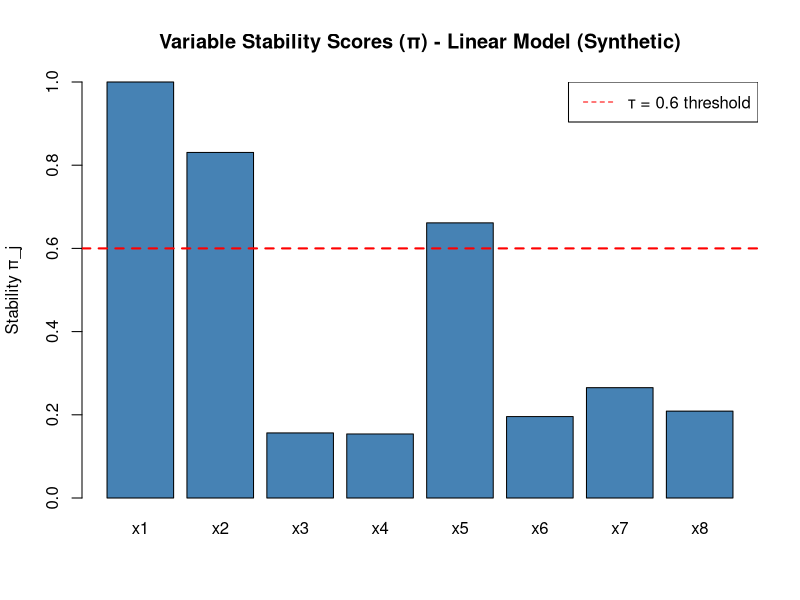

Write the R code that produced this figure.
## ---- chunk 1
knitr::opts_chunk$set(
  echo = TRUE,
  message = FALSE,
  warning = FALSE,
  fig.width = 10,
  fig.height = 6
)
set.seed(42)
## ---- chunk 2
# Synthetic Gaussian data

n <- 200; p <- 8
X_linear <- as.data.frame(matrix(rnorm(n * p), n, p))
names(X_linear) <- paste0("x", 1:p)

beta <- c(2, -1.5, 0, 0, 1, rep(0, p - 5))
y_linear <- as.numeric(as.matrix(X_linear) %*% beta + rnorm(n, sd = 1.0))

# Synthetic Logistic data

n2 <- 240; p2 <- 6
X_logistic <- as.data.frame(matrix(rnorm(n2 * p2), n2, p2))
names(X_logistic) <- paste0("x", 1:p2)

linlp <- 0.6 + 1.0 * X_logistic$x1 - 1.2 * X_logistic$x2 + 0.8 * X_logistic$x5
pr <- 1 / (1 + exp(-linlp))
y_logistic <- rbinom(n2, 1, pr)

## ---- chunk 3

# -------------------------------------------------------------

# Section 2: Core Helper Functions

# -------------------------------------------------------------

## 2.1 Function: Fit Model and Return AIC

##

## This helper function is used by Algorithm 1 (multi-path forward selection).

## It fits either a Gaussian or Binomial GLM with a given set of variables

## and returns the AIC. It supports:

## - empty model (intercept-only)

## - subset of predictors by column index

##

## This version is optimized for clarity, consistency, and package integration.

# -------------------------------------------------------------

#' Compute AIC for a model with selected predictors
#'
#' @param X A data frame of predictors (n × p)
#' @param y Response vector of length n
#' @param vars Integer vector of column indices to include (empty = intercept-only)
#' @param model_type Either "gaussian" or "binomial"
#'
#' @return Numeric AIC value
#'
fit_model_aic <- function(X, y, vars, model_type = c("gaussian", "binomial")) {
model_type <- match.arg(model_type)

# Empty model (intercept only)

if (length(vars) == 0) {
df <- data.frame(y = y)
fam <- if (model_type == "gaussian") gaussian() else binomial()
fit <- glm(y ~ 1, data = df, family = fam)
return(AIC(fit))
}

# Data frame with selected predictors

df <- data.frame(y = y, X[, vars, drop = FALSE])

fam <- if (model_type == "gaussian") gaussian() else binomial()
fit <- glm(y ~ ., data = df, family = fam)

AIC(fit)
}

# Quick internal test (Gaussian example)

test_aic_empty <- fit_model_aic(
X = X_linear,
y = y_linear,
vars = integer(0),
model_type = "gaussian"
)

test_aic_two_vars <- fit_model_aic(
X = X_linear,
y = y_linear,
vars = c(1, 2),
model_type = "gaussian"
)

cat("Test: Intercept-only AIC =", round(test_aic_empty, 3), "\n")
cat("Test: AIC with x1 + x2 =", round(test_aic_two_vars, 3), "\n")

## ---- chunk 4
#' Algorithm 1: Multiple-Path Forward Selection
#'
#' @param X data frame of predictors
#' @param y response vector
#' @param model_type "gaussian" or "binomial"
#' @param K maximum number of steps (defaults to min(p, 10))
#' @param eps minimum AIC improvement to expand (default 1e-6)
#' @param delta AIC tolerance for keeping near-ties (default 2)
#' @param L max models to keep per step (default 50)
#'
#' @return list with:
#' - var_names: predictor names
#' - step_models: models at each step (list of lists)
#' - step_AICs: corresponding AICs

multi_path_forward <- function(
X, y,
model_type = c("gaussian", "binomial"),
K = NULL,
eps = 1e-6,
delta = 2,
L = 50
) {
model_type <- match.arg(model_type)
X <- as.data.frame(X)

n <- nrow(X)
p <- ncol(X)
var_names <- colnames(X)

if (is.null(K)) K <- min(p, 10)

#Helper to create unique key for model

model_key <- function(idx) {
if (length(idx) == 0) return("")
paste(sort(idx), collapse = ",")
}

#Initialize: parent is empty model (intercept only)

parent_models <- list(integer(0))
parent_AICs <- fit_model_aic(X, y, vars = integer(0), model_type = model_type)

step_models <- list()
step_AICs <- list()

for (k in seq_len(K)) {
cat("Step", k, ": Processing", length(parent_models), "parent model(s)...\n")

children_list <- list()
children_AICs <- numeric(0)
children_keys <- character(0)

# For each parent, generate all possible children
for (m in seq_along(parent_models)) {
  parent_idx <- parent_models[[m]]
  parent_aic <- parent_AICs[m]

  remaining <- setdiff(seq_len(p), parent_idx)
  if (length(remaining) == 0) next  # No more variables to add

  cand_models <- list()
  cand_AICs <- numeric(0)

  # Try adding each remaining variable
  for (j in remaining) {
    child_idx <- sort(c(parent_idx, j))
    aic_child <- fit_model_aic(X, y, vars = child_idx, model_type = model_type)
    cand_models[[length(cand_models) + 1]] <- child_idx
    cand_AICs[length(cand_AICs) + 1] <- aic_child
  }

  if (length(cand_AICs) == 0) next

  best_child_AIC <- min(cand_AICs)

  # Check: is there at least eps improvement?
  if ((parent_aic - best_child_AIC) < eps) {
    cat("  Parent", m, ": No improvement >= eps, stopping expansion.\n")
    next
  }

  # Keep children within delta of best child's AIC
  keep_idx <- which(cand_AICs <= best_child_AIC + delta)
  for (i_keep in keep_idx) {
    child_idx <- cand_models[[i_keep]]
    aic_child <- cand_AICs[i_keep]
    key <- model_key(child_idx)

    children_list[[length(children_list) + 1]] <- child_idx
    children_AICs[length(children_AICs) + 1] <- aic_child
    children_keys[length(children_keys) + 1] <- key
  }
}

# If no children generated, stop
if (length(children_list) == 0) {
  cat("No further improvement. Stopping.\n")
  break
}

# Deduplicate: keep best AIC per unique model key
df_children <- data.frame(
  key = children_keys,
  AIC = children_AICs,
  stringsAsFactors = FALSE
)

agg <- aggregate(AIC ~ key, data = df_children, FUN = min)
agg <- agg[order(agg$AIC), ]

# Cap at L models
if (!is.null(L) && nrow(agg) > L) {
  agg <- agg[seq_len(L), ]
}

cat("  Step", k, "produced", nrow(agg), "unique model(s) after dedup/cap.\n")

# Convert keys back to index vectors
new_parents <- vector("list", nrow(agg))
new_AICs <- numeric(nrow(agg))

for (i in seq_len(nrow(agg))) {
  key <- agg$key[i]
  if (key == "") {
    idx <- integer(0)
  } else {
    idx <- as.integer(strsplit(key, ",")[[1]])
  }
  new_parents[[i]] <- idx
  new_AICs[i] <- agg$AIC[i]
}

step_models[[k]] <- new_parents
step_AICs[[k]] <- new_AICs

parent_models <- new_parents
parent_AICs <- new_AICs

}

cat("\n=== Algorithm 1 Complete ===\n")

list(
var_names = var_names,
step_models = step_models,
step_AICs = step_AICs
)
}

#Run on linear example

cat("\n### RUNNING ALGORITHM 1: LINEAR REGRESSION (Synthetic) ###\n\n")
mp_full_linear <- multi_path_forward(
X = X_linear, y = y_linear,
model_type = "gaussian",
K = NULL, # auto: min(p, 10)
eps = 1e-6,
delta = 2,
L = 50
)

Summary

cat("\nModels per step:\n")
print(sapply(mp_full_linear$step_models, length))
## ---- chunk 5
#' Algorithm 2: Compute variable stability via resampling
#'
#' @param X data frame of predictors
#' @param y response vector
#' @param model_type "gaussian" or "binomial"
#' @param B number of resamples (default 50)
#' @param resample_type "bootstrap" or "subsample"
#' @param m subsample size (ignored if bootstrap; default sqrt(n))
#' @param K, eps, delta, L parameters for Algorithm 1
#'
#' @return numeric vector of stability scores (one per predictor)

compute_stability <- function(
X, y,
model_type = c("gaussian", "binomial"),
B = 50,
resample_type = c("bootstrap", "subsample"),
m = NULL,
K = NULL,
eps = 1e-6,
delta = 2,
L = 50
) {
model_type <- match.arg(model_type)
resample_type <- match.arg(resample_type)

X <- as.data.frame(X)
n <- nrow(X)
p <- ncol(X)
var_names <- colnames(X)

if (is.null(m)) m <- ceiling(sqrt(n))

#Matrix to store proportions: rows = resamples, cols = variables

Z <- matrix(0, nrow = B, ncol = p)
colnames(Z) <- var_names

for (b in seq_len(B)) {
if (b %% 10 == 0) cat("Resample", b, "/", B, "\n")

# Generate resample
if (resample_type == "bootstrap") {
  idx <- sample(seq_len(n), size = n, replace = TRUE)
} else {
  idx <- sample(seq_len(n), size = m, replace = FALSE)
}

Xb <- X[idx, , drop = FALSE]
yb <- y[idx]

# Run multi-path search on resample
mp_b <- multi_path_forward(
  X = Xb, y = yb,
  model_type = model_type,
  K = K,
  eps = eps,
  delta = delta,
  L = L
)

# Collect all models from this resample
all_models_b <- unlist(mp_b$step_models, recursive = FALSE)

if (length(all_models_b) == 0) {
  # No models found in this resample
  next
}

M <- length(all_models_b)

# For each variable, count how many models contain it
for (j in seq_len(p)) {
  count_j <- sum(vapply(
    all_models_b,
    function(idx) j %in% idx,
    logical(1)
  ))
  Z[b, j] <- count_j / M
}

}

#Average over resamples

pi <- colMeans(Z)

cat("\n=== Algorithm 2 Complete ===\n")
cat("Stability scores (π):\n")
print(round(pi, 3))

return(pi)
}

#Run on linear example (B=20 for speed; use B=50+ in final submission)

cat("\n### RUNNING ALGORITHM 2: STABILITY (LINEAR, Synthetic) ###\n\n")
stability_pi_linear <- compute_stability(
X = X_linear, y = y_linear,
model_type = "gaussian",
B = 20, # Reduced for knitting speed; increase to 50 for final
resample_type = "bootstrap",
K = NULL,
eps = 1e-6,
delta = 2,
L = 50
)

#Visualize

barplot(
stability_pi_linear,
main = "Variable Stability Scores (π) - Linear Model (Synthetic)",
ylab = "Stability π_j",
ylim = c(0, 1),
col = "steelblue"
)
abline(h = 0.6, lty = 2, col = "red", lwd = 2)
legend("topright", legend = "τ = 0.6 threshold", lty = 2, col = "red")



## ---- chunk 6

# ---------------------------------------------------------
# Algorithm 3: Plausible Model Selection
# ---------------------------------------------------------
# Combines:
#  • AIC quality (within Δ of best model)
#  • Stability (average π ≥ τ)
# ---------------------------------------------------------

#' Algorithm 3: Select plausible, stable models
#'
#' @param mp_full Output list from Algorithm 1
#' @param stability_pi Named vector of stability scores (Algorithm 2)
#' @param Delta AIC tolerance (default = 2)
#' @param tau Minimum average stability threshold (default = 0.6)
#'
#' @return Data frame of plausible models:
#'   columns = key, AIC, AIC_diff, size, vars, avg_stability
#'
select_plausible_models <- function(
    mp_full,
    stability_pi,
    Delta = 2,
    tau = 0.6
) {

  var_names <- mp_full$var_names
  step_models <- mp_full$step_models
  step_AICs <- mp_full$step_AICs

  # Helper: unique key for a set of variables
  model_key <- function(idx) {
    if (length(idx) == 0) return("")
    paste(sort(idx), collapse = ",")
  }

  # Flatten all models and AICs
  all_models <- unlist(step_models, recursive = FALSE)
  all_AICs <- unlist(step_AICs)

  if (length(all_models) == 0) {
    cat("No models generated!\n")
    return(data.frame())
  }

  # Create model keys
  keys <- vapply(all_models, model_key, character(1))

  df <- data.frame(
    key = keys,
    AIC = all_AICs,
    stringsAsFactors = FALSE
  )

  # Aggregate by model key → keep minimum AIC per model
  agg <- aggregate(AIC ~ key, data = df, FUN = min)

  # Remove intercept-only model
  agg <- agg[agg$key != "", ]

  if (nrow(agg) == 0) {
    cat("No non-intercept models!\n")
    return(data.frame())
  }

  # Compute AIC differences
  best_AIC <- min(agg$AIC)
  agg$AIC_diff <- agg$AIC - best_AIC

  # Filter by AIC ≤ best + Delta
  plausible <- agg[agg$AIC_diff <= Delta, ]

  if (nrow(plausible) == 0) {
    cat("No models within AIC window!\n")
    return(data.frame())
  }

  # Compute size and stability
  size      <- integer(nrow(plausible))
  avg_stab  <- numeric(nrow(plausible))
  vars_str  <- character(nrow(plausible))

  for (i in seq_len(nrow(plausible))) {
    key <- plausible$key[i]
    idx <- as.integer(strsplit(key, ",")[[1]])

    size[i] <- length(idx)
    these_vars <- var_names[idx]
    vars_str[i] <- paste(these_vars, collapse = " + ")

    # Stability of the variables in this model
    avg_stab[i] <- mean(stability_pi[these_vars])
  }

  plausible$size <- size
  plausible$vars <- vars_str
  plausible$avg_stability <- avg_stab

  # Filter by stability threshold τ
  plausible_final <- plausible[plausible$avg_stability >= tau, ]

  if (nrow(plausible_final) == 0) {
    cat("Warning: No models meet stability threshold τ =", tau, "\n")
    cat("Returning all models in AIC window.\n")
    plausible_final <- plausible
  }

  # Order by AIC
  plausible_final <- plausible_final[order(plausible_final$AIC), ]

  cat("\n=== Algorithm 3 Complete ===\n")
  cat("Selected", nrow(plausible_final), "plausible model(s).\n")

  return(plausible_final)
}

# Run on synthetic linear example
cat("\n### RUNNING ALGORITHM 3: PLAUSIBLE MODELS (LINEAR, Synthetic) ###\n\n")
plausible_linear <- select_plausible_models(
  mp_full = mp_full_linear,
  stability_pi = stability_pi_linear,
  Delta = 2,
  tau = 0.6
)

cat("\n### FINAL PLAUSIBLE MODELS (Linear Regression, Synthetic) ###\n")
print(plausible_linear[, c("AIC", "AIC_diff", "size", "vars", "avg_stability")])


## ---- chunk 7
#' Algorithm 4: Complete Multi-Path AIC Pipeline
#'
#' Runs all three algorithms in sequence and returns results.
#'
#' @param X data frame of predictors
#' @param y response vector
#' @param model_type "gaussian" or "binomial"
#' @param K, eps, delta, L Algorithm 1 parameters
#' @param B, resample_type, m Algorithm 2 parameters
#' @param Delta, tau Algorithm 3 parameters
#'
#' @return list with:
#' - mp_full: Algorithm 1 output
#' - stability_pi: Algorithm 2 output
#' - plausible: Algorithm 3 output

multi_path_AIC_pipeline <- function(
X, y,
model_type = c("gaussian", "binomial"),
K = NULL,
eps = 1e-6,
delta = 2,
L = 50,
B = 50,
resample_type = c("bootstrap", "subsample"),
m = NULL,
Delta = 2,
tau = 0.6
) {
model_type <- match.arg(model_type)
resample_type <- match.arg(resample_type)

cat("\n", strrep("=", 60), "\n")
cat("MULTI-PATH AIC PIPELINE\n")
cat("Model type:", model_type, "\n")
cat("Resamples (B):", B, "\n")
cat(strrep("=", 60), "\n\n")

#Step 1: Multi-path forward selection

cat(">>> STEP 1: Multi-Path Forward Selection <<<\n\n")
mp_full <- multi_path_forward(
X = X, y = y,
model_type = model_type,
K = K,
eps = eps,
delta = delta,
L = L
)

#Step 2: Stability via resampling

cat("\n>>> STEP 2: Stability Estimation via Resampling <<<\n\n")
stability_pi <- compute_stability(
X = X, y = y,
model_type = model_type,
B = B,
resample_type = resample_type,
m = m,
K = K,
eps = eps,
delta = delta,
L = L
)

#Step 3: Plausible models

cat("\n>>> STEP 3: Plausible Model Selection <<<\n\n")
plausible <- select_plausible_models(
mp_full = mp_full,
stability_pi = stability_pi,
Delta = Delta,
tau = tau
)

cat("\n", strrep("=", 60), "\n")
cat("PIPELINE COMPLETE\n")
cat(strrep("=", 60), "\n")

list(
mp_full = mp_full,
stability_pi = stability_pi,
plausible = plausible
)
}
## ---- chunk 8

cat("\n\n")
cat(strrep("#", 70), "\n")
cat("COMPLETE EXAMPLE: LINEAR REGRESSION (Synthetic Data)\n")
cat(strrep("#", 70), "\n\n")

result_linear <- multi_path_AIC_pipeline(
X = X_linear,
y = y_linear,
model_type = "gaussian",
K = NULL, # min(p, 10)
eps = 1e-6,
delta = 2,
L = 50,
B = 20, # Reduced for speed; use 50+ in final submission
resample_type = "bootstrap",
m = NULL,
Delta = 2,
tau = 0.6
)

cat("\n### FINAL RESULTS: LINEAR REGRESSION ###\n\n")
cat("Number of plausible models:", nrow(result_linear$plausible), "\n\n")

final_table <- result_linear$plausible[
, c("AIC", "AIC_diff", "size", "vars", "avg_stability")
]
rownames(final_table) <- NULL
print(final_table)

cat("\n### Stability Scores ###\n")
print(round(result_linear$stability_pi, 3))

## ---- chunk 9
cat("\n\n")
cat(strrep("#", 70), "\n")
cat("COMPLETE EXAMPLE: LOGISTIC REGRESSION (Synthetic Binary Data)\n")
cat(strrep("#", 70), "\n\n")

result_logistic <- multi_path_AIC_pipeline(
X = X_logistic,
y = y_logistic,
model_type = "binomial",
K = NULL,
eps = 1e-6,
delta = 2,
L = 50,
B = 20,
resample_type = "bootstrap",
m = NULL,
Delta = 2,
tau = 0.6
)

cat("\n### FINAL RESULTS: LOGISTIC REGRESSION ###\n\n")
cat("Number of plausible models:", nrow(result_logistic$plausible), "\n\n")

final_table_log <- result_logistic$plausible[
, c("AIC", "AIC_diff", "size", "vars", "avg_stability")
]
rownames(final_table_log) <- NULL
print(final_table_log)

cat("\n### Stability Scores ###\n")
print(round(result_logistic$stability_pi, 3))
## ---- chunk 10
cat("\n### PARAMETER SUMMARY ###\n\n")

params_df <- data.frame(
Algorithm = c(
"Algorithm 1", "Algorithm 1", "Algorithm 1", "Algorithm 1",
"Algorithm 2", "Algorithm 2",
"Algorithm 3", "Algorithm 3"
),
Parameter = c(
"K", "ε", "δ", "L",
"B", "resample_type",
"Δ", "τ"
),
Used_Value = c(
"min(p, 10)", "1e-6", "2", "50",
"20", "bootstrap",
"2", "0.6"
),
Description = c(
"Maximum model size",
"Minimum AIC improvement threshold",
"AIC tolerance for near-ties",
"Max models per step",
"Number of resamples",
"Resample method (bootstrap/subsample)",
"AIC tolerance for plausibility window",
"Minimum average stability threshold"
)
)

print(params_df)
